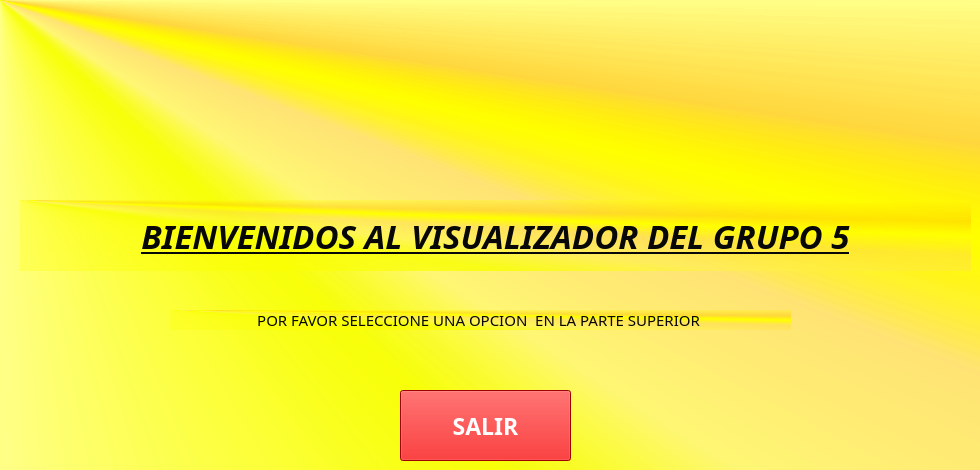
  <widget class="QWidget" name="centralwidget">
   <property name="styleSheet">
    <string notr="true">background-color: qconicalgradient(cx:0, cy:0, angle:135, stop:0 rgba(255, 255, 0, 69), stop:0.375 rgba(255, 255, 0, 69), stop:0.423533 rgba(251, 255, 0, 145), stop:0.45 rgba(247, 255, 0, 208), stop:0.477581 rgba(255, 244, 71, 130), stop:0.518717 rgba(255, 218, 71, 130), stop:0.55 rgba(255, 255, 0, 255), stop:0.57754 rgba(255, 203, 0, 130), stop:0.625 rgba(255, 255, 0, 69), stop:1 rgba(255, 255, 0, 69));</string>
   </property>
   <widget class="QLabel" name="label">
    <property name="geometry">
     <rect>
      <x>20</x>
      <y>200</y>
      <width>951</width>
      <height>71</height>
     </rect>
    </property>
    <property name="font">
     <font>
      <family>MS Gothic</family>
      <pointsize>25</pointsize>
      <italic>true</italic>
      <bold>true</bold>
      <underline>true</underline>
     </font>
    </property>
    <property name="styleSheet">
     <string notr="true">color: rgb(8, 8, 8);
</string>
    </property>
    <property name="text">
     <string>BIENVENIDOS AL VISUALIZADOR DEL GRUPO 5</string>
    </property>
    <property name="alignment">
     <set>Qt::AlignCenter</set>
    </property>
   </widget>
   <widget class="QLabel" name="label_2">
    <property name="geometry">
     <rect>
      <x>170</x>
      <y>310</y>
      <width>621</width>
      <height>20</height>
     </rect>
    </property>
    <property name="font">
     <font>
      <family>MS Gothic</family>
      <pointsize>11</pointsize>
     </font>
    </property>
    <property name="styleSheet">
     <string notr="true">color: rgb(7, 7, 7);</string>
    </property>
    <property name="text">
     <string>POR FAVOR SELECCIONE UNA OPCION  EN LA PARTE SUPERIOR </string>
    </property>
    <property name="alignment">
     <set>Qt::AlignCenter</set>
    </property>
   </widget>
   <widget class="QPushButton" name="pushButton">
    <property name="geometry">
     <rect>
      <x>400</x>
      <y>390</y>
      <width>171</width>
      <height>71</height>
     </rect>
    </property>
    <property name="font">
     <font>
      <family>Tw Cen MT Condensed Extra Bold</family>
      <pointsize>17</pointsize>
      <italic>false</italic>
      <bold>true</bold>
      <strikeout>false</strikeout>
     </font>
    </property>
    <property name="cursor">
     <cursorShape>PointingHandCursor</cursorShape>
    </property>
    <property name="styleSheet">
     <string notr="true">color: rgb(255, 255, 255);

background-color: rgb(222, 0, 0);</string>
    </property>
    <property name="text">
     <string>SALIR</string>
    </property>
   </widget>
  </widget>
